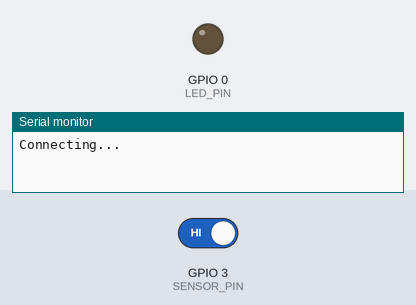
A sketch run on a simulated ESP8266 (NodeMCU). On the bench: output pins drawn as LEDs (lit = HIGH), the last lines printed to the serial monitor. The inputs (shaded band) are chosen by the test bench; at power-on: GPIO 3 (SENSOR_PIN) HIGH. WiFi joins after 1.5 s; servers stay silent unless stated; web services answer with replies made up by the test bench.

Above: at 3.2 s.
3.3 s: GPIO 3 (SENSOR_PIN) driven LOW
At 6.1 s:
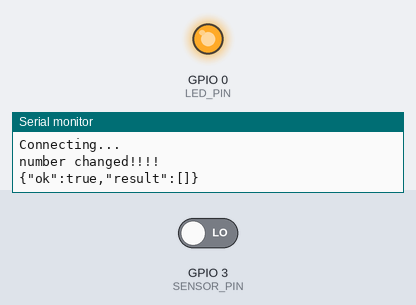
6.3 s: GPIO 3 (SENSOR_PIN) driven HIGH
At 8.8 s:
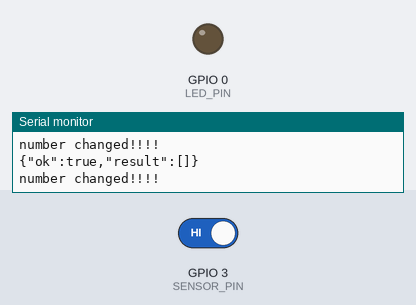
Timing chart, 0 to 10.3 s (numbered marks = the images above; inputs shaded):
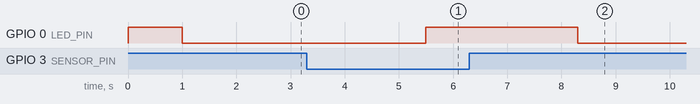

The sketch:

BarrierSensorAlghorithm.ino
```cpp
#define SECONDS_TO_TRACK_BARRIER 2
#define SENSOR_PIN 3
#define LED_PIN 0

int previousSensorValue = 0;
bool previousSensorValueWasTracked = false;
unsigned long barrierStartTime = 0;
int billNumber = 0;

void setupWIFI(int ledPin);
void trackToTelegram(int billNumber);

void setup() {
  Serial.begin(115200);
  pinMode(SENSOR_PIN, INPUT);
  pinMode(LED_PIN, OUTPUT);
  setupWIFI(LED_PIN);
}

bool sensorValueStableEnough() {
  return (millis() - barrierStartTime) >= (SECONDS_TO_TRACK_BARRIER * 1000);
}

void loop() {
  int currentSensorValue = !digitalRead(SENSOR_PIN); // Sensor sends 1 if NO barrier
  if (previousSensorValue != currentSensorValue) { // Sensor changed value
    Serial.println("number changed!!!!");
    barrierStartTime = millis();                   // Start counting time for current sensor value
  }
  else if (sensorValueStableEnough()) {            // If we have stable value for a long time
    switch (currentSensorValue) {
      case 0:                                      // Mark that there are no barriers for a long time,`
        previousSensorValueWasTracked = false;     // so we can prepare to track next
        digitalWrite(LED_PIN, LOW);
        break;
      case 1:
        if (!previousSensorValueWasTracked) {      // Check if in current sequence with barrier
          billNumber++;
      //    Serial.println("--TELEGA");
          trackToTelegram(billNumber);             // we did not track current barried
      //    Serial.println("LED");
          previousSensorValueWasTracked = true;    // Mark that current barrier tracked
        }
        digitalWrite(LED_PIN, HIGH);
        break;
    }
  }

  previousSensorValue = currentSensorValue;
}
```

BarrierSensorHTTPClient.ino
```cpp
#include <ESP8266WiFi.h>
#include <ESP8266HTTPClient.h>

#define WIFI_SSID ""
#define WIFI_PASSWORD ""

String tgUrl = "https://api.telegram.org/<bot_token>/sendmessage?chat_id=<chat_id>&text=";
String tgMessage = "You%20got%20new%20bill%20%23"; // You got new bill #

void setupWIFI(int ledPin) {
  WiFi.mode(WIFI_STA);
  WiFi.begin(WIFI_SSID, WIFI_PASSWORD);
  while (WiFi.status() != WL_CONNECTED) {
    digitalWrite(LED_PIN, HIGH);
    delay(1000);
    Serial.println("Connecting...");
    digitalWrite(LED_PIN, LOW);
    delay(1000);
  }
}

void trackToTelegram(int billNumber) {
  if (WiFi.status() == WL_CONNECTED) {      //Check WiFi connection status
    std::unique_ptr<BearSSL::WiFiClientSecure>client(new BearSSL::WiFiClientSecure);
    client->setInsecure();
    HTTPClient http;                        //Declare an object of class HTTPClient
    http.begin(*client, tgUrl + tgMessage + billNumber);                      //Specify request destination
    int httpCode = http.GET();           //Send the request
    if (httpCode > 0) {                     //Check the returning code
      String payload = http.getString();    //Get the request response payload
      Serial.println(payload);              //Print the response payload
    } else {
        Serial.printf("[HTTPS] GET... failed, error: %s\n", http.errorToString(httpCode).c_str());
    }
    http.end();                             //Close connection
  }
}
```

Measured:
- after the input at 3.3 s, GPIO 0 (LED_PIN): LOW → HIGH after 2.2 s
- after the input at 6.3 s, GPIO 0 (LED_PIN): HIGH → LOW after 2.0 s
